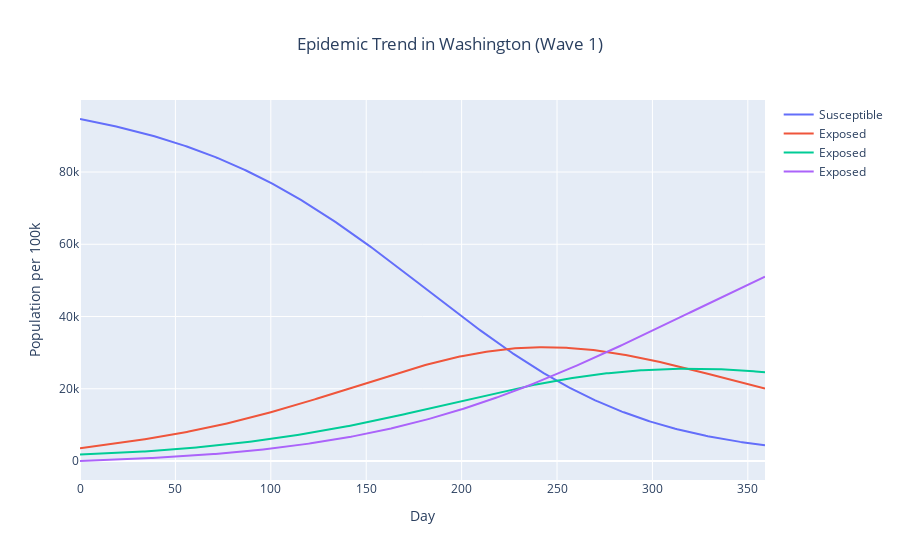

Notebook cell for this chart:
### Markdown cell above
So the parameters given by the model is 0.06, 0.01, 0.01
Beta = 0.06: Roughly speaking, when a patient contact with a susceptible man, there is 6% possibility that the susceptible man become infected.

### Code cell
import plotly.graph_objs as go    
import plotly.offline as py 
#the prediction of the epidemic in a year
result = base_seir_model(S,E,I,R,beta=0.06,sigma=0.01,gamma=0.01, t = 360)
result['Day'] = list(range(360))

trace0 = go.Scatter(
      x = list(range(360)),
      y = result['Susceptible'],
      mode = 'lines',
      name = 'Susceptible'   
)
trace1 = go.Scatter(
      x = list(range(360)),
      y = result['Exposed'],
      mode = 'lines',
      name = 'Exposed'   
)
trace2 = go.Scatter(
      x = list(range(360)),
      y = result['Infectant'],
      mode = 'lines',
      name = 'Exposed'   
)

trace3 = go.Scatter(
      x = list(range(360)),
      y = result['Recovered'],
      mode = 'lines',
      name = 'Exposed'   
)
data = [trace0, trace1,trace2,trace3]
layout = dict(title = 'Epidemic Trend in Washington (Wave 1)', xaxis = dict(title = 'Day'), yaxis = dict(title = 'Population per 100k'),title_x=0.5)
fig = dict(data=data, layout=layout)
py.iplot(fig, filename='SEIR wave 1')

### Figure 1 — Plotly figure (JSON) as saved in the notebook; plotly's stock layout.template omitted (floating-point values rounded to 4 significant figures; data arrays with more than 128 entries replaced by an {"elided": "..."} marker saying what was removed)
{"data": [{"mode": "lines", "name": "Susceptible", "type": "scatter", "x": {"elided": "360 int values"}, "y": {"elided": "360 float values"}}, {"mode": "lines", "name": "Exposed", "type": "scatter", "x": {"elided": "360 int values"}, "y": {"elided": "360 float values"}}, {"mode": "lines", "name": "Exposed", "type": "scatter", "x": {"elided": "360 int values"}, "y": {"elided": "360 float values"}}, {"mode": "lines", "name": "Exposed", "type": "scatter", "x": {"elided": "360 int values"}, "y": {"elided": "360 float values"}}], "layout": {"title": {"text": "Epidemic Trend in Washington (Wave 1)", "x": 0.5}, "xaxis": {"title": {"text": "Day"}}, "yaxis": {"title": {"text": "Population per 100k"}}}}
